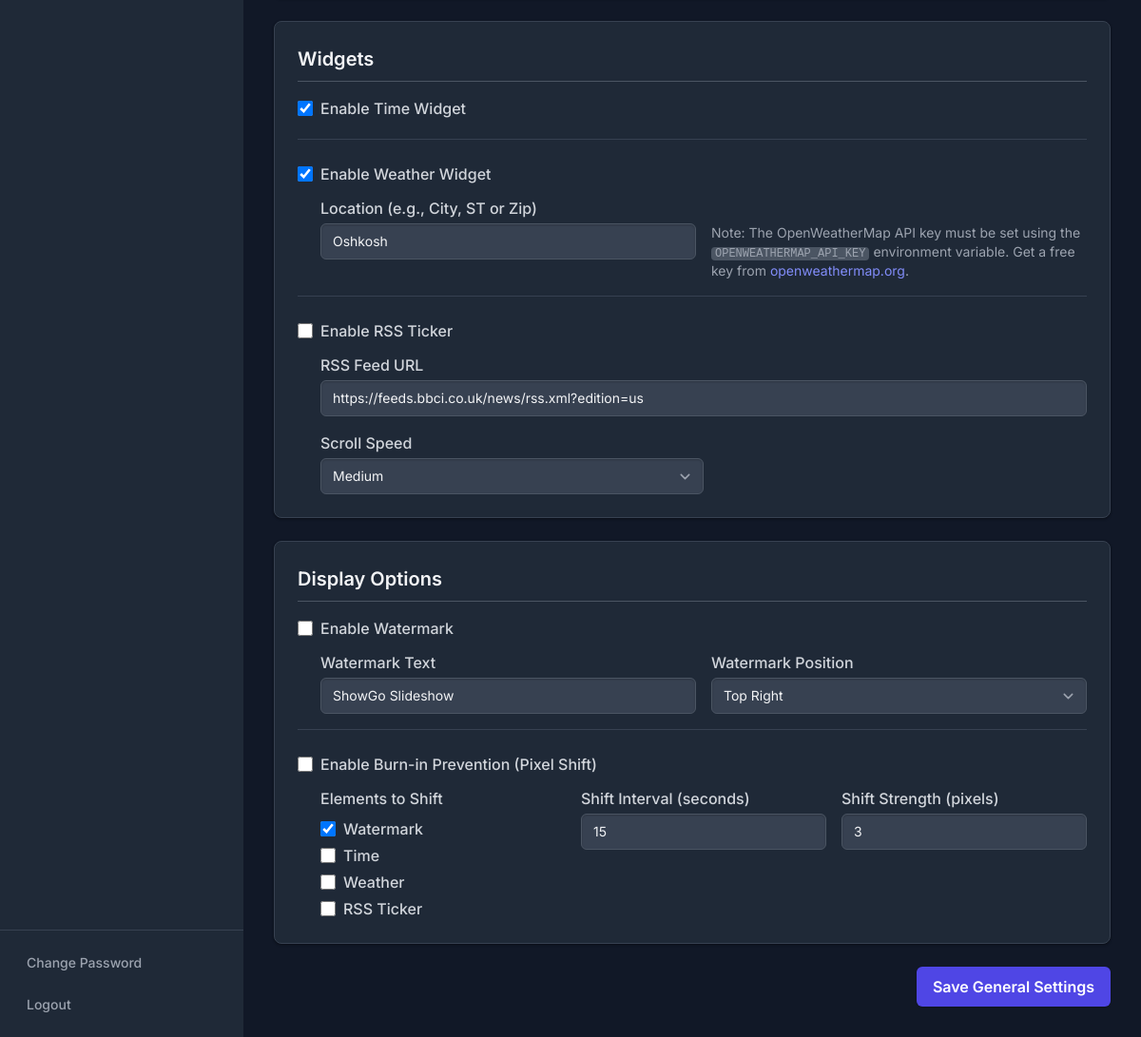
/config/general (lower part), run on an earlier commit of the app's database.
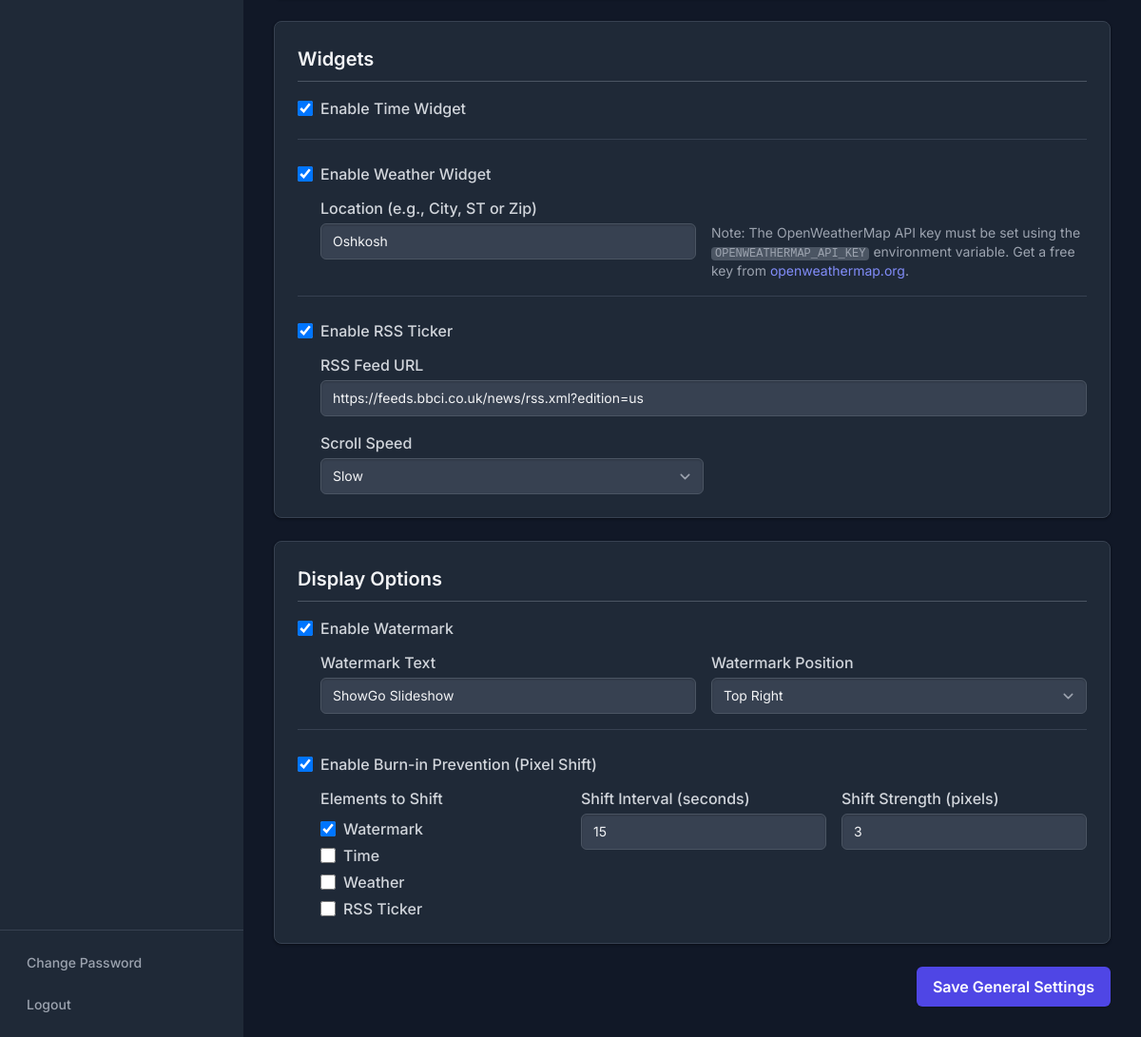
And on a later commit of the database.
### showgo/models.py (models this page shows, shortened)
class Setting(db.Model):
    __tablename__ = 'settings'
    key = db.Column(db.String(100), primary_key=True)
    value = db.Column(db.JSON)
    last_updated = db.Column(db.DateTime, default=lambda: datetime.now(timezone.utc), onupdate=lambda: datetime.now(timezone.utc))

### showgo/config_bp.py (the view, shortened to what this page needs)
@config_bp.route('/general', methods=['GET', 'POST'])
@auth.login_required
@check_password_changed
def config_general():
    defaults = DEFAULT_SETTINGS_DB
    current_config = {
         "slideshow": {
             "duration_seconds": get_setting("slideshow_duration_seconds", defaults['slideshow_duration_seconds']),
             "transition_effect": get_setting("slideshow_transition_effect", defaults['slideshow_transition_effect']),
             "image_order": get_setting("slideshow_image_order", defaults['slideshow_image_order']),
             "image_scaling": get_setting("slideshow_image_scaling", defaults['slideshow_image_scaling']),
             "video_scaling": get_setting("slideshow_video_scaling", defaults['slideshow_video_scaling']),
             "video_autoplay": get_setting("slideshow_video_autoplay", defaults['slideshow_video_autoplay']),
             "video_loop": get_setting("slideshow_video_loop", defaults['slideshow_video_loop']),
             "video_muted": get_setting("slideshow_video_muted", defaults['slideshow_video_muted']),
             "video_show_controls": get_setting("slideshow_video_show_controls", defaults['slideshow_video_show_controls']),
         },
         "watermark": { "enabled": get_setting("watermark_enabled", defaults['watermark_enabled']), "text": get_setting("watermark_text", defaults['watermark_text']), "position": get_setting("watermark_position", defaults['watermark_position']) },
         "widgets": { "time": {"enabled": get_setting("widgets_time_enabled", defaults['widgets_time_enabled'])}, "weather": { "enabled": get_setting("widgets_weather_enabled", defaults['widgets_weather_enabled']), "location": get_setting("widgets_weather_location", defaults['widgets_weather_location']) }, "rss": { "enabled": get_setting("widgets_rss_enabled", defaults['widgets_rss_enabled']), "feed_url": get_setting("widgets_rss_feed_url", defaults['widgets_rss_feed_url']), "scroll_speed": get_setting("widgets_rss_scroll_speed", defaults['widgets_rss_scroll_speed']) } },
         "burn_in_prevention": { "enabled": get_setting("burn_in_prevention_enabled", defaults['burn_in_prevention_enabled']), "elements": get_setting("burn_in_prevention_elements", defaults['burn_in_prevention_elements']), "interval_seconds": get_setting("burn_in_prevention_interval_seconds", defaults['burn_in_prevention_interval_seconds']), "strength_pixels": get_setting("burn_in_prevention_strength_pixels", defaults['burn_in_prevention_strength_pixels']) },
    }
    return render_template('config_general.html', config=current_config, active_page='general')

### showgo/config_bp.py (called while the page is built)
def check_password_changed(f):
    @wraps(f)
    def decorated_function(*args, **kwargs):
        password_changed = get_setting('auth_password_changed', False)
        if not password_changed:
            flash("Please change the default password before accessing configuration.", "warning")
            return redirect(url_for('config_bp.config_set_initial_password'))
        return f(*args, **kwargs)
    return decorated_function

### showgo/utils.py (called while the page is built, shortened)
def get_setting(key, default=None):
    try:
        if not current_app: return default
        setting = Setting.query.filter_by(key=key).first()
        if setting: return setting.value
    except OperationalError as op_e:
         print(f"Database operational error getting setting '{key}': {op_e}")
    except Exception as e:
        print(f"Error getting setting '{key}': {e}")
        traceback.print_exc()
    app_config = current_app.config if current_app else {}
    default_settings = app_config.get('DEFAULT_SETTINGS_DB', DEFAULT_SETTINGS_DB)
    return default if default is not None else default_settings.get(key)

### showgo/templates/config_general.html (shortened to what the changed rows need)
{% extends "config_base.html" %}
{% block content %}
<div class="max-w-4xl mx-auto">
    <form action="{{ url_for('config_bp.config_general') }}" method="POST">
        <div class="config-section">
            <h2>Widgets</h2>
             <div class="grid grid-cols-1 gap-y-6">
                <div class="form-group">
                     <label class="inline-flex items-center mb-3">
                        <input type="checkbox" id="rss_widget_enabled" name="rss_widget_enabled" class="form-checkbox" {% if config.widgets.rss.enabled %}checked{% endif %}>
                        <span class="checkbox-label font-medium">Enable RSS Ticker</span>
                    </label>
                    <div class="pl-6 space-y-4">
                        <div class="form-group mb-0">
                            <label for="rss_scroll_speed">Scroll Speed</label>
                            <select id="rss_scroll_speed" name="rss_scroll_speed" class="form-select md:w-1/2">
                                <option value="slow" {% if config.widgets.rss.scroll_speed == 'slow' %}selected{% endif %}>Slow</option>
                                <option value="medium" {% if config.widgets.rss.scroll_speed == 'medium' %}selected{% endif %}>Medium</option>
                            </select>
                        </div>
                    </div>
                </div>
            </div>
        </div>
        <div class="config-section">
            <h2>Display Options</h2>
             <div class="grid grid-cols-1 gap-y-6">
                <div class="form-group border-b border-gray-700 pb-4">
                     <label class="inline-flex items-center mb-3">
                        <input type="checkbox" id="watermark_enabled" name="watermark_enabled" class="form-checkbox" {% if config.watermark.enabled %}checked{% endif %}>
                        <span class="checkbox-label font-medium">Enable Watermark</span>
                    </label>
                </div>
                <div class="form-group">
                    <label class="inline-flex items-center mb-3">
                        <input type="checkbox" id="burn_in_prevention_enabled" name="burn_in_prevention_enabled" class="form-checkbox" {% if config.burn_in_prevention.enabled %}checked{% endif %}>
                        <span class="checkbox-label font-medium">Enable Burn-in Prevention (Pixel Shift)</span>
                    </label>
                                {% set bip_elements = config.burn_in_prevention.elements or [] %}
                </div>
             </div>
        </div>
    </form>
</div>
{% endblock %}

What changed in the data, as far as the page shows it:
changed Setting: rss_scroll_speed "Medium" → "Slow"
Also different on the page:
form field rss_widget_enabled: "☐" → "☑"
form field watermark_enabled: "☐" → "☑"
form field burn_in_prevention_enabled: "☐" → "☑"
